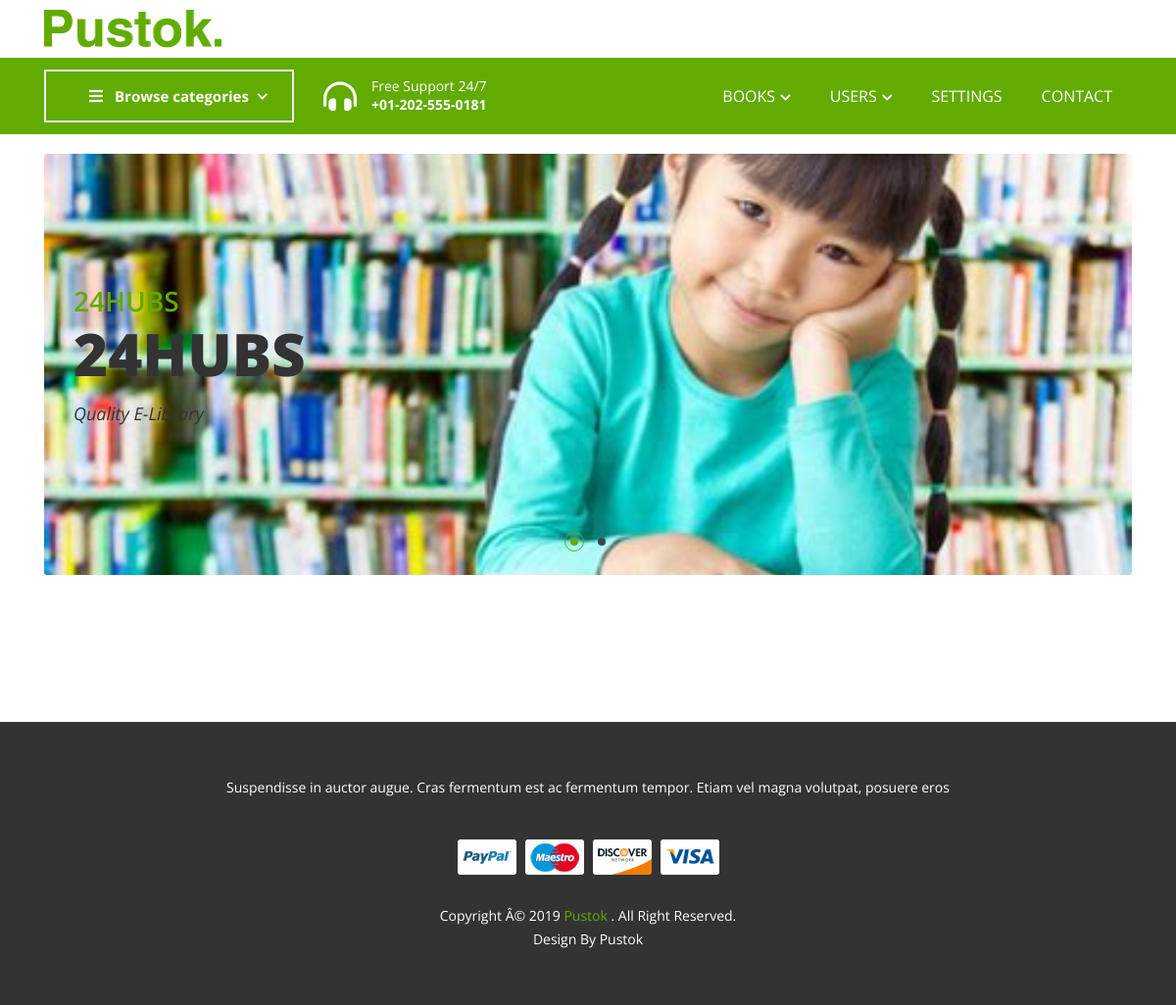
Page /index.html (signed in) on the committed database.
### App/models.py (models this page shows)
class Settings(models.Model):
    image=models.ImageField(null=True,blank=True)
    name=models.TextField(null=True,blank=True)

### App/views.py (the view)
# urls.py: path("index.html", views.index, name="index"),
@login_required
def index(request):
    context = {"categ":Genre.objects.all(), "lists":Genre.objects.all(), "details":Settings.objects.all()}
    return render(request,'index.html', context)

### App/templates/index.html (shortened to what this page needs)
{% load static %}
<!DOCTYPE html>
{% load static %}
<html lang="zxx">
 <head>
  <link href="{% static 'css/plugins.css' %}" media="screen" rel="stylesheet" type="text/css"/>
  <link href="{% static 'css/main.css' %}" media="screen" rel="stylesheet" type="text/css"/>
 </head>
 <body>
  <div class="site-wrapper" id="top">
   <div class="site-header header-2 mb--20 d-none d-lg-block">
    <div class="header-middle pt--10 pb--10">
     <div class="container">
      <div class="row align-items-center">
       <div class="col-lg-3">
         <a class="site-brand" href="index.html">
           {% for detail in details %}
          <img alt="" src="{{detail.image.url}}"/>
           {% endfor %}
         </a>
       </div>
      </div>
     </div>
    </div>
    <div class="header-bottom bg-primary">
     <div class="container">
      <div class="row align-items-center">
       <div class="col-lg-3">
        <nav class="category-nav white-nav">
         <div>
          <a class="category-trigger" href="javascript:void(0)">
           <i class="fa fa-bars">
           </i>
           Browse
                                        categories
          </a>
         </div>
        </nav>
       </div>
       <div class="col-lg-3">
        <div class="header-phone color-white">
         <div class="icon">
          <i class="fas fa-headphones-alt">
          </i>
         </div>
         <div class="text">
          <p>
           Free Support 24/7
          </p>
          <p class="font-weight-bold number">
           +01-202-555-0181
          </p>
         </div>
        </div>
       </div>
       <div class="col-lg-6">
        <div class="main-navigation flex-lg-right">
         <ul class="main-menu menu-right main-menu--white li-last-0">
          <li class="menu-item has-children">
           <a href="javascript:void(0)">
            Books
            <i class="fas fa-chevron-down dropdown-arrow">
            </i>
           </a>
          </li>
          <li class="menu-item has-children mega-menu">
           <a href="javascript:void(0)">
            Users
            <i class="fas fa-chevron-down dropdown-arrow">
            </i>
           </a>
          </li>
          <li class="menu-item">
           <a href="settings">
            Settings
           </a>
          </li>
          <li class="menu-item">
           <a href="contact">
            Contact
           </a>
          </li>
         </ul>
        </div>
       </div>
      </div>
     </div>
    </div>
   </div>
   <section class="hero-area hero-slider-2">
    <div class="container">
     <div class="row align-items-lg-center">
      <div class="col-12">
       <div class="sb-slick-slider" data-slick-setting='{
                                                                "autoplay": true,
                                                                "autoplaySpeed": 8000,
                                                                "slidesToShow": 1,
                                                                "dots":true
                                                                }'>
        <div class="single-slide bg-image" data-bg="image/bg-images/home-2-slider-2.jpg">
         <div class="home-content pl--30">
          <div class="row">
           <div class="col-lg-7">
             {% for detail in details %}
            <span class="title-mid">
              {{detail.name}}
            </span>
            <h2 class="h2-v2">
             {{detail.name}}
            </h2>
            <p>
             Quality E-Library
            </p>
            {% endfor %}
           </div>
          </div>
         </div>
        </div>
       </div>
      </div>
     </div>
    </div>
   </section>
  <footer class="site-footer">
   <div class="container">
    <div class="row justify-content-between section-padding">
     <div class="col-xl-3 col-lg-4 col-sm-6">
      <div class="single-footer pb--40">
      </div>
     </div>
     <div class="col-xl-3 col-lg-2 col-sm-6">
     </div>
     <div class="col-xl-3 col-lg-2 col-sm-6">
     </div>
     <div class="col-xl-3 col-lg-4 col-sm-6">
     </div>
    </div>
   </div>
   <div class="footer-bottom">
    <div class="container">
     <p class="copyright-heading">
      Suspendisse in auctor augue. Cras fermentum est ac fermentum tempor. Etiam
                    vel
                    magna volutpat, posuere eros
     </p>
     <a class="payment-block" href="#">
      <img alt="" src="{% static 'image/icon/payment.png' %}"/>
     </a>
     <p class="copyright-text">
      Copyright Â© 2019
      <a class="author" href="#">
       Pustok
      </a>
      . All Right Reserved.
      <br/>
      Design By Pustok
     </p>
    </div>
   </div>
  </footer>
 </body>
</html>

### rows in the picture
Settings: image (picture), name "24HUBS"
